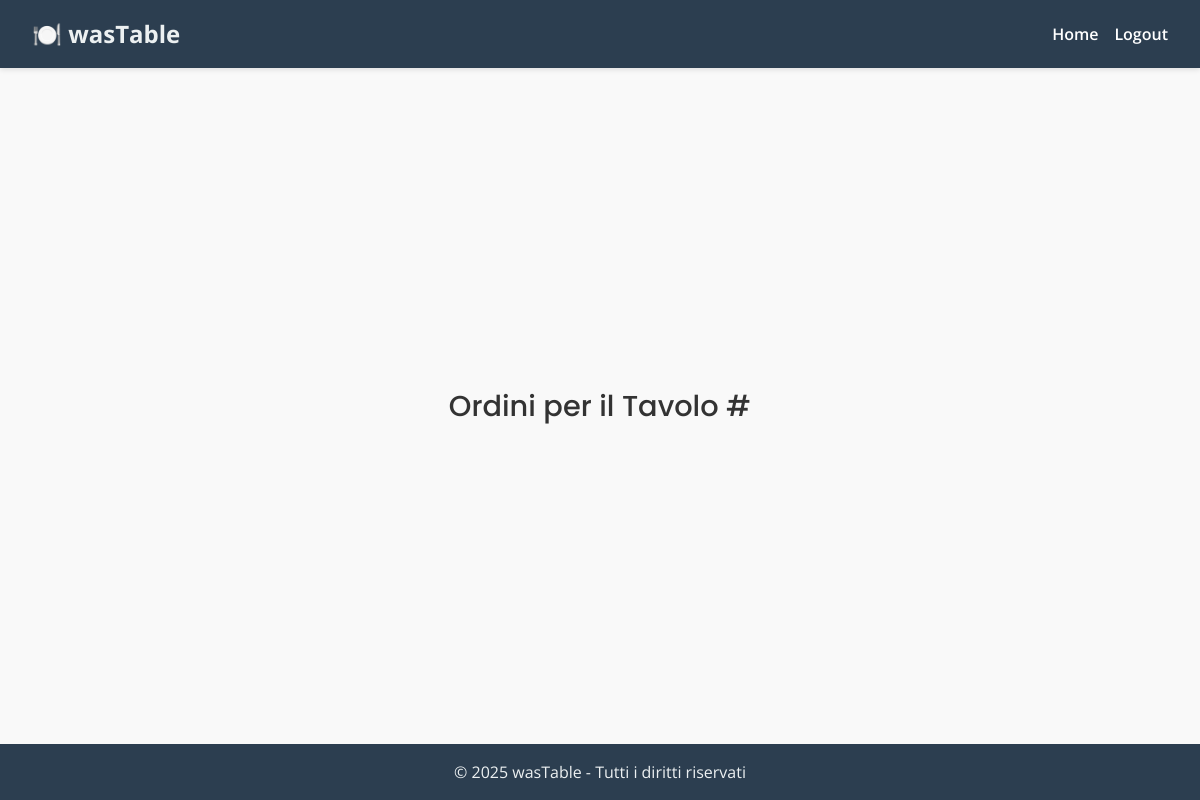
Before: /admin_orders/1 with the older database file.
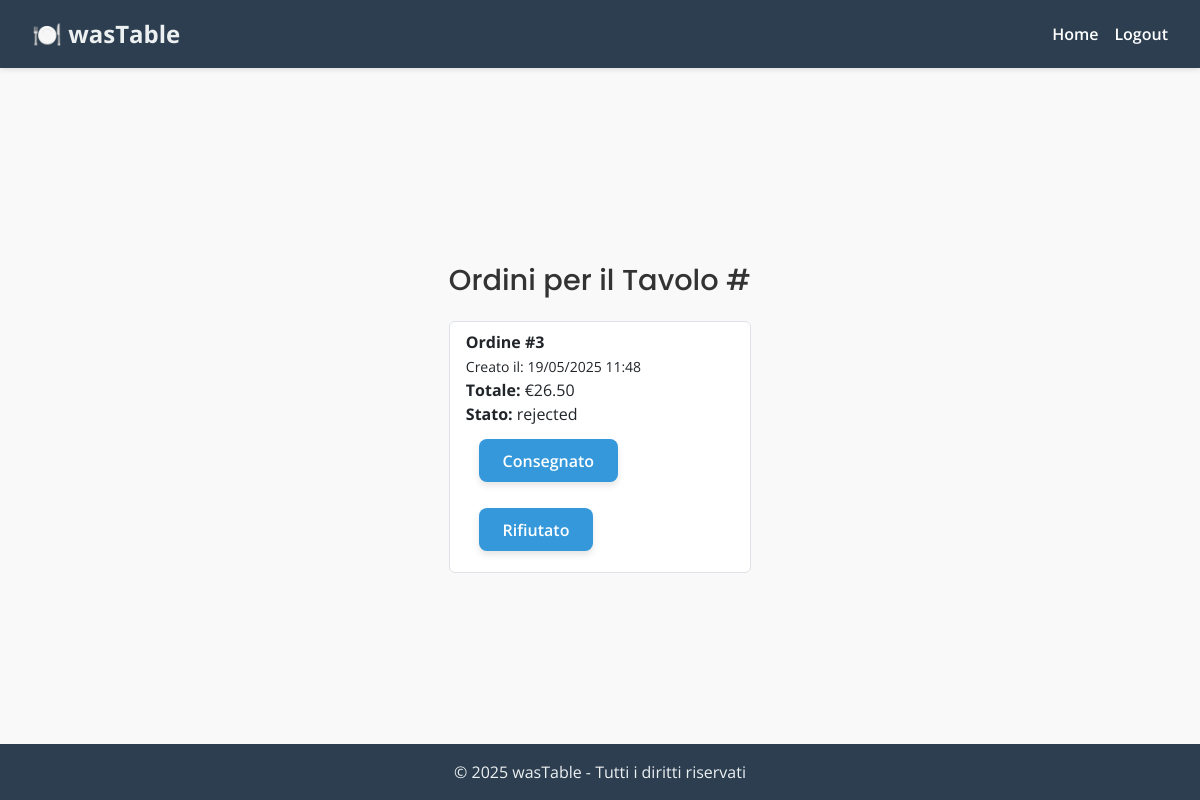
After: the same page with the newer database file.
### backend/app/models/Order.py (models this page shows, shortened)
class Order(db.Model):
    id = db.Column(db.Integer, primary_key=True)
    reservation_id = db.Column(db.Integer, db.ForeignKey('reservation.id', ondelete='CASCADE'), nullable=False)
    items = db.Column(db.JSON, nullable=False)  # I piatti ordinati saranno memorizzati come JSON
    total_price = db.Column(db.Float, nullable=False)
    created_at = db.Column(db.DateTime, default=datetime.utcnow)
    status = db.Column(db.String(20), default='pending')  # 'pending', 'delivered', 'rejected'
    table_id = db.Column(db.Integer, db.ForeignKey('table.id'), nullable=False)
    table = db.relationship('Table', backref=db.backref('orders', lazy=True))
    reservation = db.relationship('Reservation', backref='orders')

### backend/app/routes/auth_routes.py (the view)
@bp.route('/admin_orders/<int:table_id>', methods=['GET'])
def admin_orders(table_id):
    table = Table.query.get(table_id)
    if not table:
        flash('Tavolo non trovato', 'danger')
        return redirect(url_for('admin_tables'))
    orders = Order.query.filter_by(table_id=table.id).all()
    return render_template('admin_orders.html', table=table, orders=orders)

### backend/app/templates/admin_orders.html
{% extends 'layout.html' %}
{% block content %}
    <h1 class="text-center my-4">Ordini per il Tavolo #{{ table.table_number }}</h1>
    <ul class="list-group">
        {% for order in orders %}
            <li class="list-group-item">
                <strong>Ordine #{{ order.id }}</strong><br>
                <small>Creato il: {{ order.created_at.strftime('%d/%m/%Y %H:%M') }}</small><br>
                <strong>Totale:</strong> €{{ '%.2f' | format(order.total_price) }}<br>
                <strong>Stato:</strong> {{ order.status }}<br>
                <form method="POST" action="{{ url_for('update_order_status', order_id=order.id, new_status='delivered') }}">
                    <button type="submit" class="btn btn-success">Consegnato</button>
                </form>
                <form method="POST" action="{{ url_for('update_order_status', order_id=order.id, new_status='rejected') }}">
                    <button type="submit" class="btn btn-danger">Rifiutato</button>
                </form>
            </li>
        {% endfor %}
    </ul>
{% endblock %}

Changed rows visible on the page:
added Order: id "3", created_at "19/05/2025 11:48", total_price "26.50", status "rejected"
